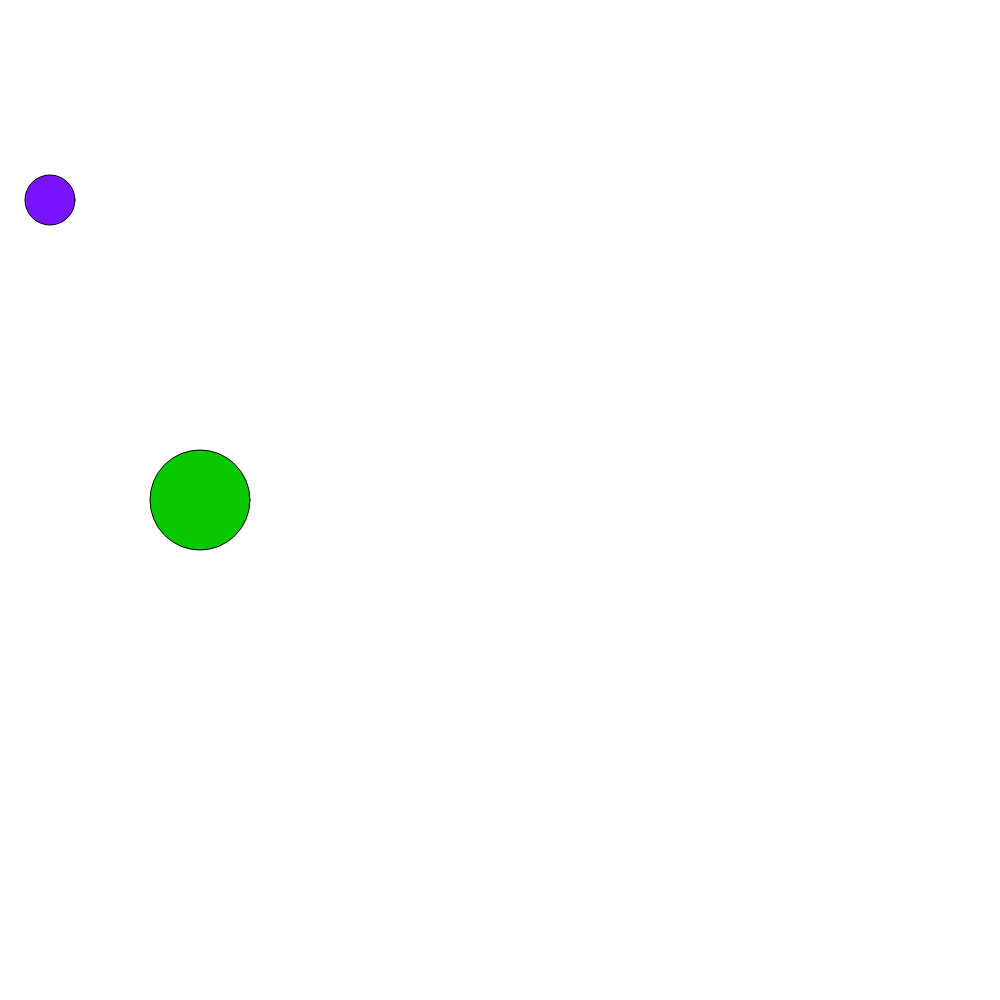
Frame 1 (no input)
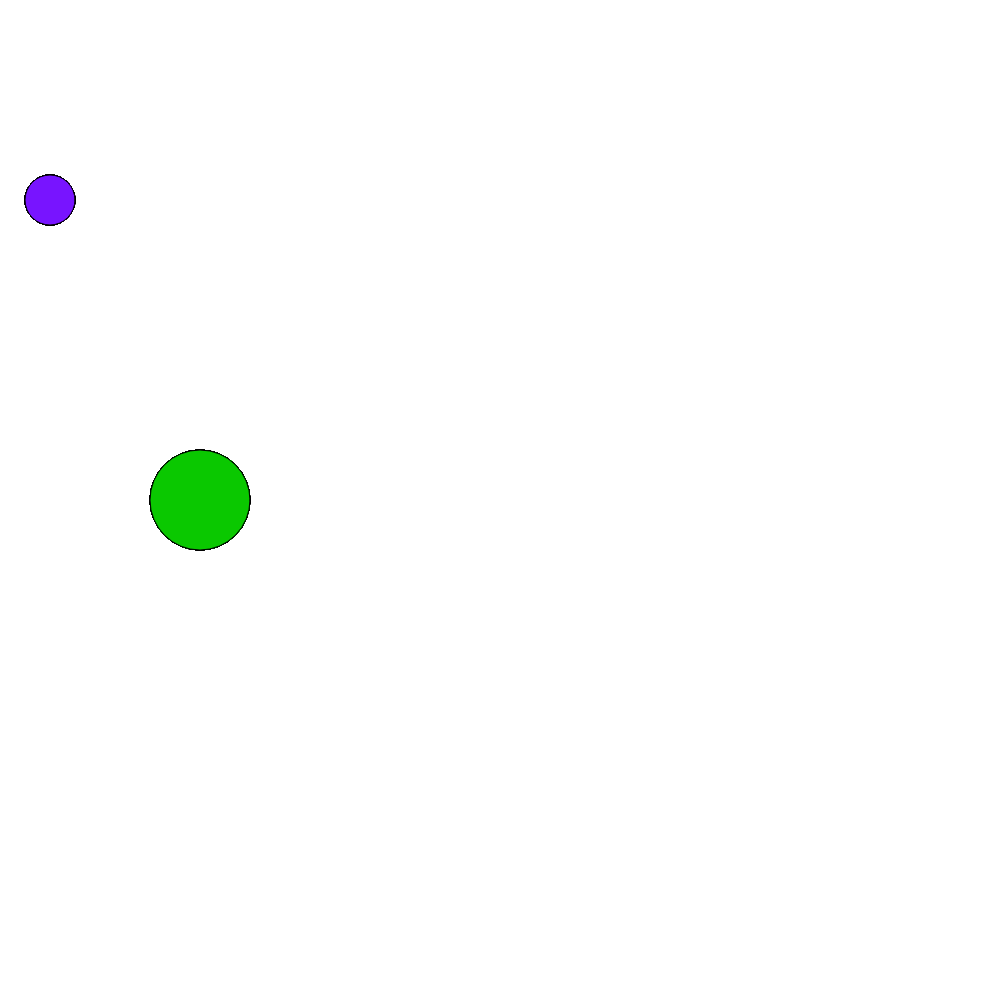
Frame 60 (no input)
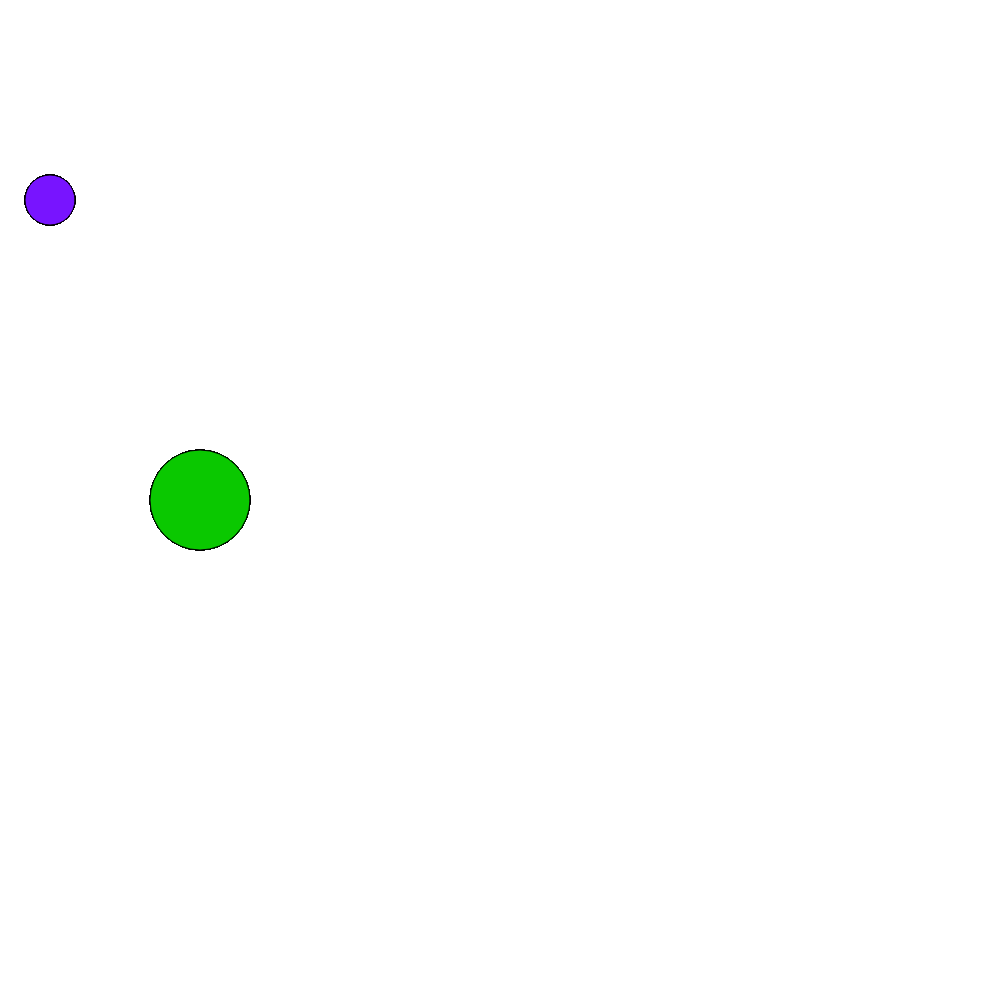
Frame 120 (the mouse pressed at the canvas centre since frame 60)

The p5.js sketch that drew these frames (run headless with seeded random() and noise() and a simulated clock; from frame 60 on, the mouse is pressed at the canvas centre):

// p5.js sketch
// ── sketch.js
var circle1 = {
  x:50,
  y:200,
  diameter:50,
  redVal: 120,
  greenVal:20,
  blueVal:255,
}

var circle2 = {
  x:200,
  y:500,
  diameter:100,
    redVal: 10,
  greenVal:200,
  blueVal:0
}


function setup() {
  createCanvas(1000,1000);
}

function draw() {

 

    fill(circle1.redVal,circle1.greenVal,circle1.blueVal);
  ellipse(circle1.x,circle1.y,circle1.diameter);
  
    fill(circle2.redVal,circle2.greenVal,circle2.blueVal);
  ellipse(circle2.x,circle2.y,circle2.diameter);
  
  
  // drawCircle(50,200,50,120,20,255);
  //   drawCircle(200,500,100,10,200,0);
  
  
    // drawCircle(circle1.x,circle1.y, circle1.diameter,circle1.redVal,circle1.greenVal,circle1.blueVal);
   // drawCircle(circle2.x,circle2.y, circle2.diameter,circle2.redVal,circle2.greenVal,circle2.blueVal);
  
  
}


// function drawCircle(x,y,diameter,redVal,greenVal,blueVal) {
//     fill(redVal,greenVal,blueVal);
//   ellipse(x,y,diameter);
// }
